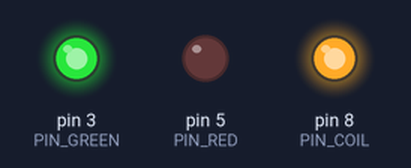
The sketch below on a simulated Arduino Uno, built with avr-gcc and run on an emulated ATmega328P. Shown: output pins drawn as LEDs (lit = HIGH).

Above: at 2.5 s.
At 7.5 s:
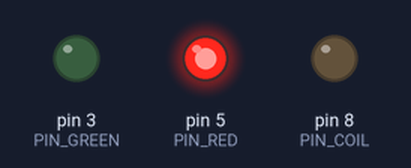
Timing chart, 0 to 13.0 s (numbered marks = the images above):
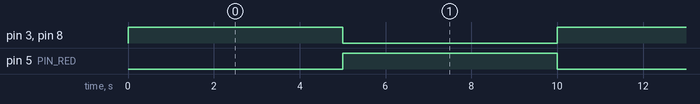

The sketch:

SP26_Magnetometer1_PolarizationArduinoCode_ElijahGeffers.ino
```cpp
const int PIN_COIL = 8;     // MOSFET gate
const int PIN_GREEN = 3;    // Green LED
const int PIN_RED = 5;      // Red LED

const unsigned long ON_TIME = 5000;   // 5 seconds
const unsigned long OFF_TIME = 5000;  // 5 seconds

void setup() {
pinMode(PIN_COIL, OUTPUT);
pinMode(PIN_GREEN, OUTPUT);
pinMode(PIN_RED, OUTPUT);

// Start in OFF state
digitalWrite(PIN_COIL, LOW);
digitalWrite(PIN_GREEN, LOW);
digitalWrite(PIN_RED, HIGH);
}

void loop() {
// ON state
digitalWrite(PIN_COIL, HIGH);   // energize coil
digitalWrite(PIN_GREEN, HIGH);  // green LED ON
digitalWrite(PIN_RED, LOW);     // red LED OFF
delay(ON_TIME);

// OFF state
digitalWrite(PIN_COIL, LOW);    // turn off coil
digitalWrite(PIN_GREEN, LOW);   // green LED OFF
digitalWrite(PIN_RED, HIGH);    // red LED ON
delay(OFF_TIME);
}
```

Measured:
- by itself, pin 3 (PIN_GREEN), pin 5 (PIN_RED), pin 8 (PIN_COIL): alternates HIGH for 5.0 s and LOW for 5.0 s
